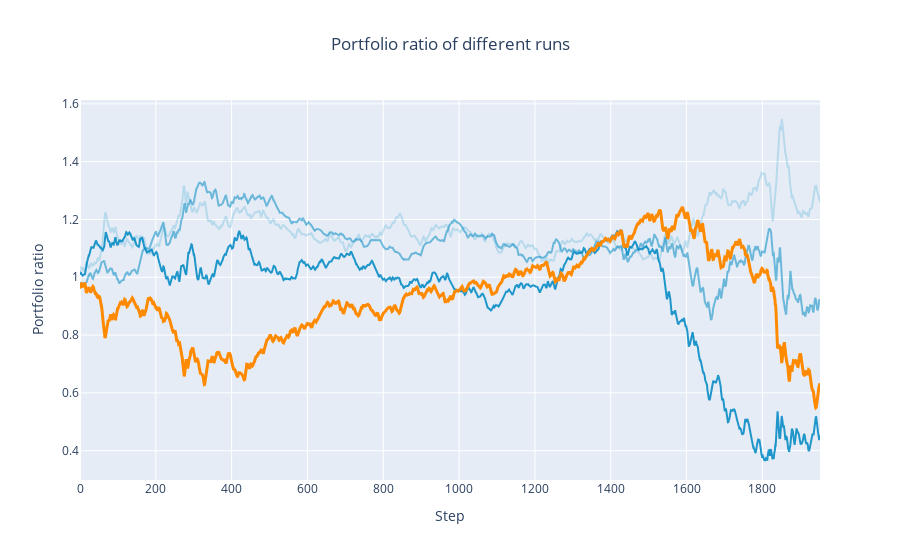
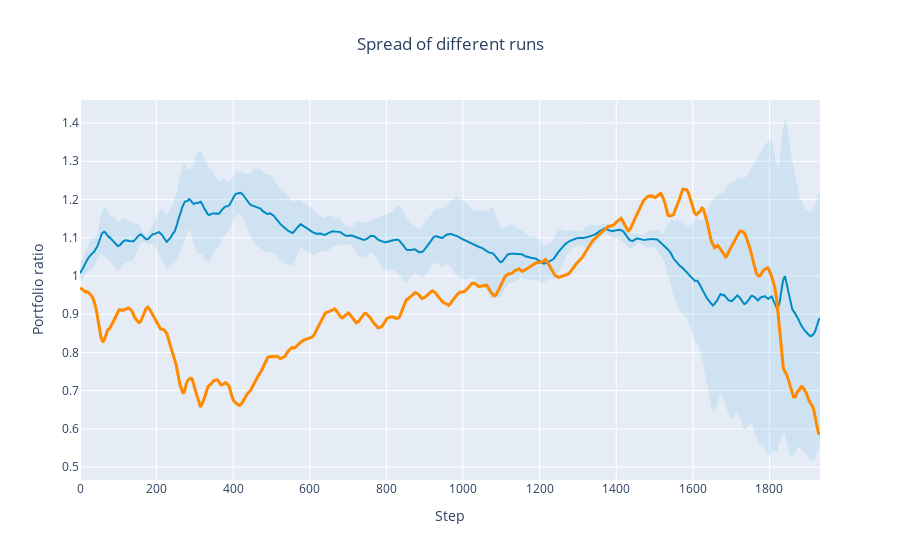
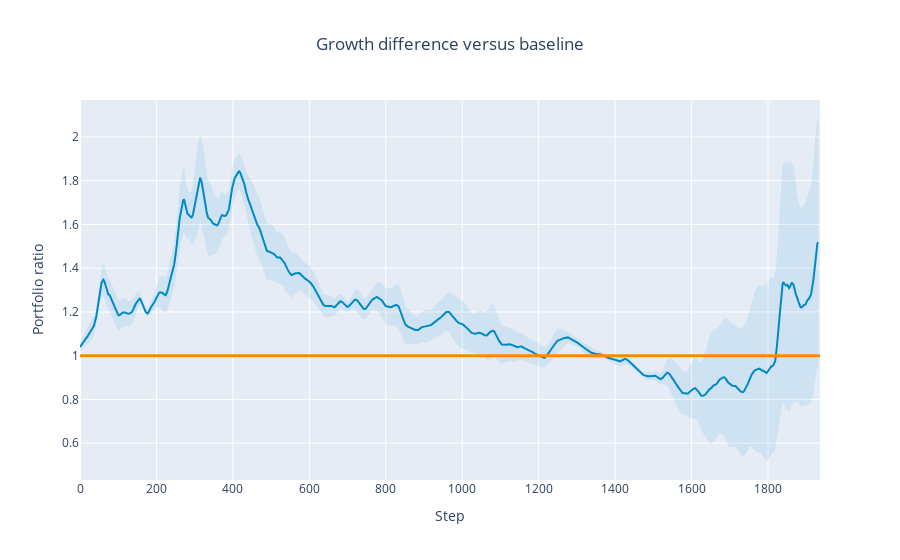

Source (notebook cell) for these figures, in order:
### Code cell
def smooth(y, factor):
    box = np.ones(factor)/factor
    y_smooth = np.convolve(y, box, mode='same')
    return y_smooth[(factor//2):-(factor//2)]

def plot_runs(log_file='logs', train_test='train'):
    with open(f'data/{log_file}.pkl', 'rb') as handle:
        logs = pickle.load(handle)
        
    fig = go.Figure()
    
    baseline   = smooth(logs[f'{train_test}_baseline'], 4)
    portfolios = logs[train_test]

    for run, portfolio in enumerate(portfolios):
        scale = run / len(portfolios)
        
        if len(portfolios) == 1:
            scale = 1
        
        portfolio = smooth(portfolio, 4)
        
        fig.add_trace(go.Scatter(x=list(range(len(portfolio))), 
                                 y=portfolio,
                                 mode='lines',
                                 line=dict(color=f'rgba(0, 138, 196, {scale + .2})'),
                                 name=f'Run {run+1}'))
        
    fig.add_trace(go.Scatter(x=list(range(len(baseline))), 
                             y=baseline,
                             mode='lines',
                             line=dict(color='#ff8a00', width=3),
                             name=f'Original'))
    
    fig.update_layout(
        xaxis=dict(title='Step'),
        yaxis=dict(title='Portfolio ratio'),
        title='Portfolio ratio of different runs',
        title_x=0.5,
        showlegend = False)
    
    fig.show()
    
    portfolio = [log[:len(baseline)] for log in portfolios if len(log[:len(baseline)]) == len(baseline)]
    
    if len(portfolio) > 1:
        fig = plot_spread(np.array(portfolio), 
                title='Spread of different runs', 
                xlabel='Step', 
                ylabel='Portfolio ratio')

        fig.add_trace(go.Scatter(x=list(range(len(baseline))), 
                                 y=smooth(baseline, 20),
                                 mode='lines',
                                 line=dict(color='#ff8a00', width=3),
                                 name=f'Original'))

        fig.show()
    
    fig = plot_spread(np.array(np.array(portfolio) / np.array(baseline)), 
            title='Growth difference versus baseline', 
            xlabel='Step', 
            ylabel='Portfolio ratio')
    
    fig.add_trace(go.Scatter(x=list(range(len(baseline))), 
                             y=[1 for _ in baseline][16:],
                             mode='lines',
                             line=dict(color='#ff8a00', width=3),
                             name=f'Original'))
    
    fig.show()
    
plot_runs('logs', 'train')

### Figure 1 — Plotly figure (JSON) as saved in the notebook; plotly's stock layout.template omitted (floating-point values rounded to 4 significant figures; data arrays with more than 128 entries replaced by an {"elided": "..."} marker saying what was removed)
{"data": [{"line": {"color": "rgba(0, 138, 196, 0.2)"}, "mode": "lines", "name": "Run 1", "type": "scatter", "x": {"elided": "1953 int values"}, "y": {"elided": "1953 float values"}}, {"line": {"color": "rgba(0, 138, 196, 0.5333333333333333)"}, "mode": "lines", "name": "Run 2", "type": "scatter", "x": {"elided": "1953 int values"}, "y": {"elided": "1953 float values"}}, {"line": {"color": "rgba(0, 138, 196, 0.8666666666666667)"}, "mode": "lines", "name": "Run 3", "type": "scatter", "x": {"elided": "1953 int values"}, "y": {"elided": "1953 float values"}}, {"line": {"color": "#ff8a00", "width": 3}, "mode": "lines", "name": "Original", "type": "scatter", "x": {"elided": "1953 int values"}, "y": {"elided": "1953 float values"}}], "layout": {"showlegend": false, "title": {"text": "Portfolio ratio of different runs", "x": 0.5}, "xaxis": {"title": {"text": "Step"}}, "yaxis": {"title": {"text": "Portfolio ratio"}}}}

### Figure 2 — Plotly figure (JSON) as saved in the notebook; plotly's stock layout.template omitted (floating-point values rounded to 4 significant figures; data arrays with more than 128 entries replaced by an {"elided": "..."} marker saying what was removed)
{"data": [{"hoverinfo": "skip", "line": {"width": 0}, "mode": "lines", "type": "scatter", "x": {"elided": "1933 int values"}, "y": {"elided": "1933 float values"}}, {"fill": "tonexty", "fillcolor": "rgba(0, 138, 196, 0.1)", "line": {"color": "#008ac4", "width": 2}, "mode": "lines", "type": "scatter", "x": {"elided": "1933 int values"}, "y": {"elided": "1933 float values"}}, {"fill": "tonexty", "fillcolor": "rgba(0, 138, 196, 0.1)", "hoverinfo": "skip", "line": {"width": 0}, "mode": "lines", "type": "scatter", "x": {"elided": "1933 int values"}, "y": {"elided": "1933 float values"}}, {"line": {"color": "#ff8a00", "width": 3}, "mode": "lines", "name": "Original", "type": "scatter", "x": {"elided": "1953 int values"}, "y": {"elided": "1933 float values"}}], "layout": {"showlegend": false, "title": {"text": "Spread of different runs", "x": 0.5}, "xaxis": {"title": {"text": "Step"}}, "yaxis": {"title": {"text": "Portfolio ratio"}}}}

### Figure 3 — Plotly figure (JSON) as saved in the notebook; plotly's stock layout.template omitted (floating-point values rounded to 4 significant figures; data arrays with more than 128 entries replaced by an {"elided": "..."} marker saying what was removed)
{"data": [{"hoverinfo": "skip", "line": {"width": 0}, "mode": "lines", "type": "scatter", "x": {"elided": "1933 int values"}, "y": {"elided": "1933 float values"}}, {"fill": "tonexty", "fillcolor": "rgba(0, 138, 196, 0.1)", "line": {"color": "#008ac4", "width": 2}, "mode": "lines", "type": "scatter", "x": {"elided": "1933 int values"}, "y": {"elided": "1933 float values"}}, {"fill": "tonexty", "fillcolor": "rgba(0, 138, 196, 0.1)", "hoverinfo": "skip", "line": {"width": 0}, "mode": "lines", "type": "scatter", "x": {"elided": "1933 int values"}, "y": {"elided": "1933 float values"}}, {"line": {"color": "#ff8a00", "width": 3}, "mode": "lines", "name": "Original", "type": "scatter", "x": {"elided": "1953 int values"}, "y": {"elided": "1937 int values"}}], "layout": {"showlegend": false, "title": {"text": "Growth difference versus baseline", "x": 0.5}, "xaxis": {"title": {"text": "Step"}}, "yaxis": {"title": {"text": "Portfolio ratio"}}}}
